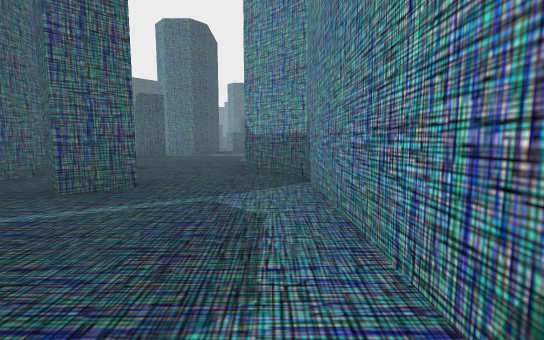
[1] (above)

23 first-person views from a walk through a Unity game level. The camera is 0.51 m above the floor, tilts 6° down and sees 90° across. The floor is counted in squares, 1 m on a side. Each view is taken from the middle of a square. On the plan, view 1 faces up. The plan holds only what a view shows up to about 9 squares ahead; the rest is blank. The player is left out.

[2]
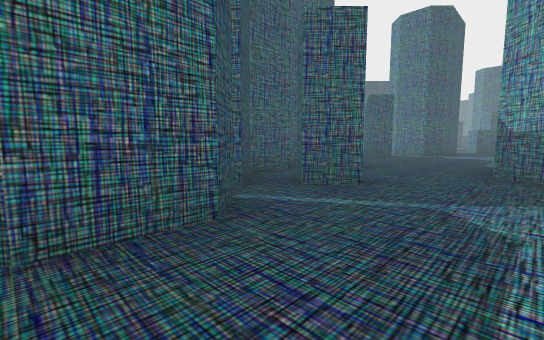

[3]
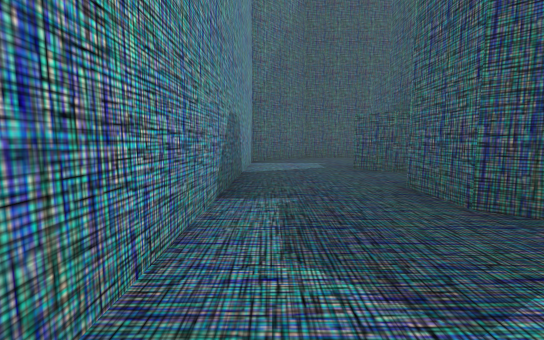

[4]
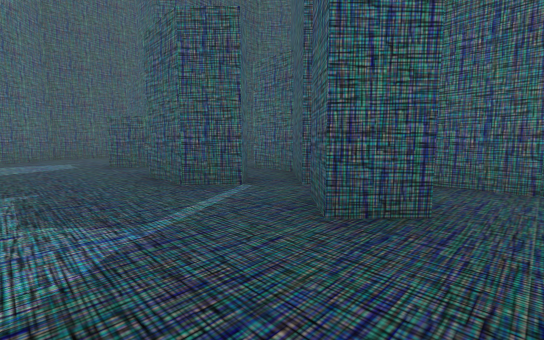

[5]
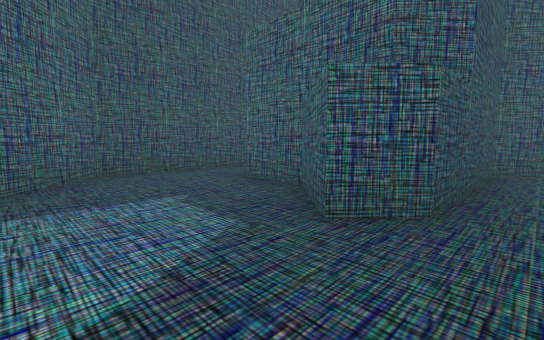

[6]
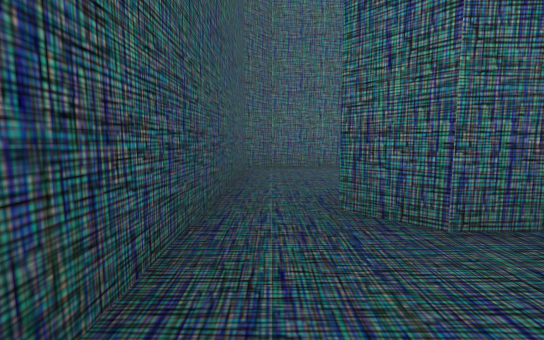

[7]
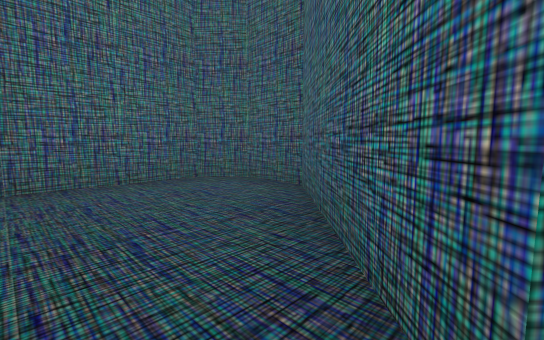

[8]
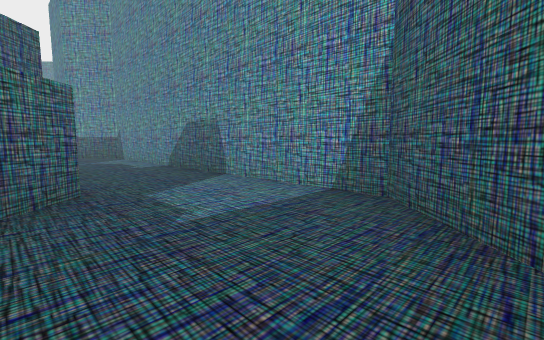

[9]
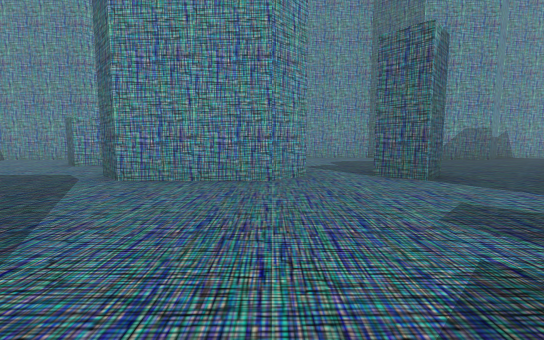

[10]
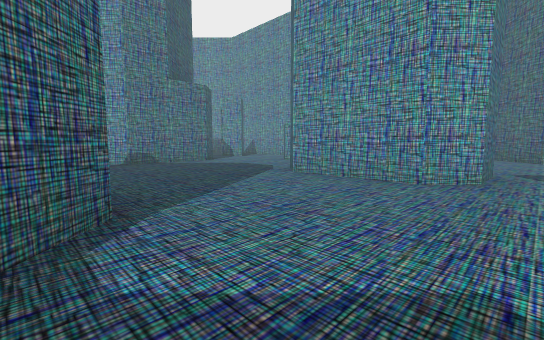

[11]
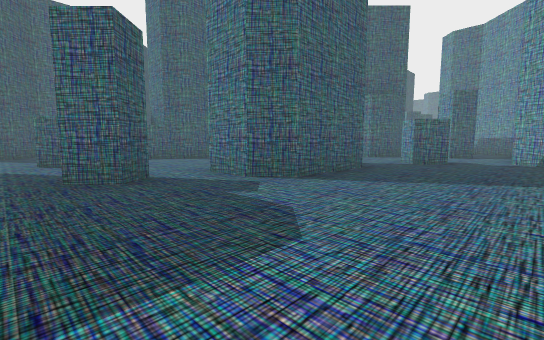

[12]
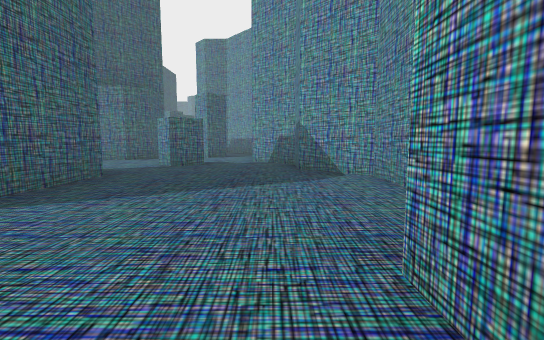

[13]
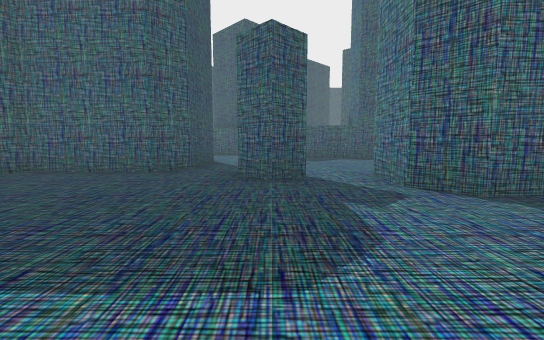

[14]
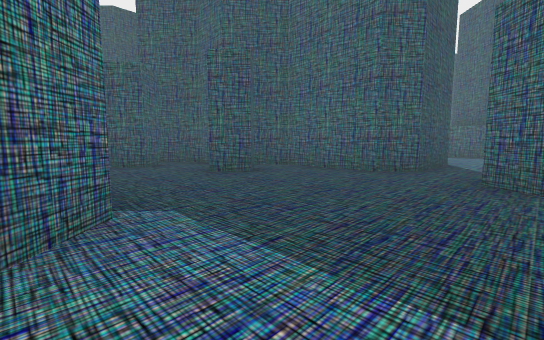

[15]
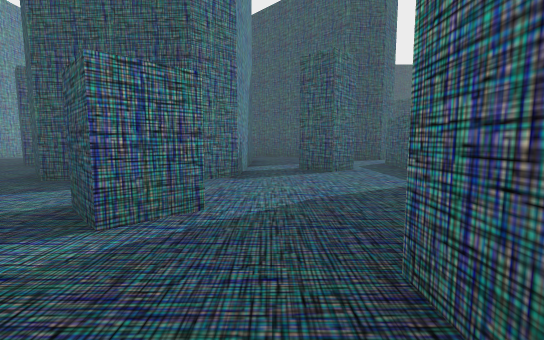

[16]
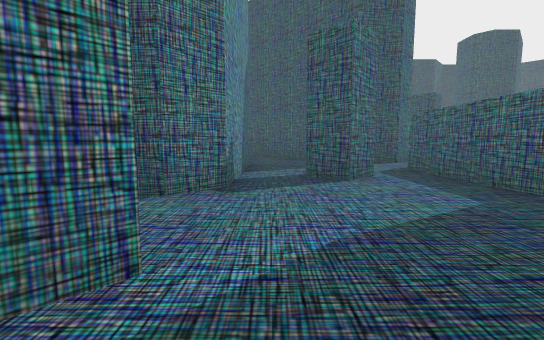

[17]
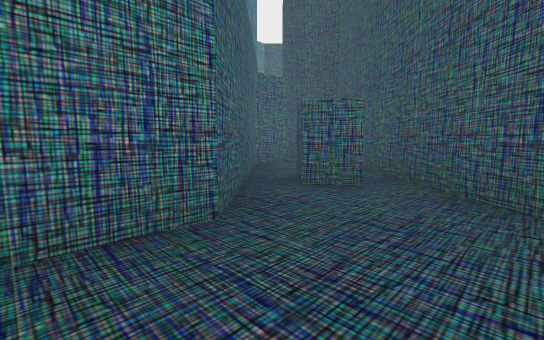

[18]
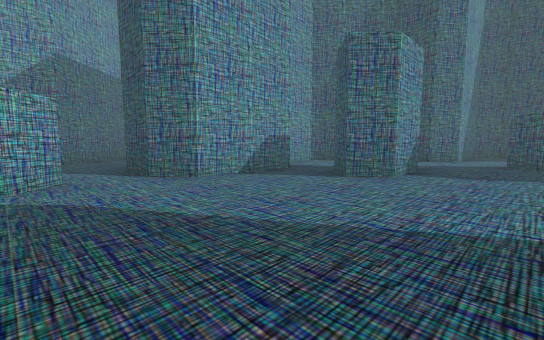

[19]
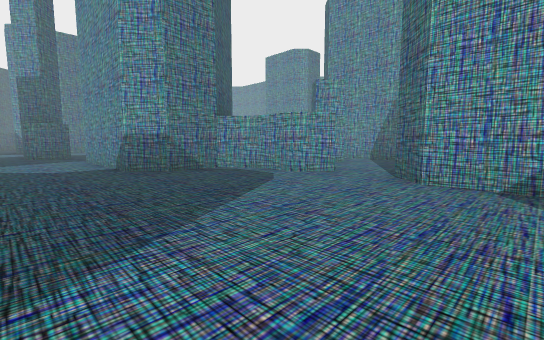

[20]
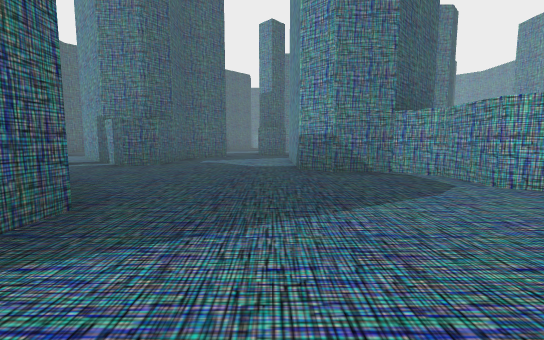

[21]
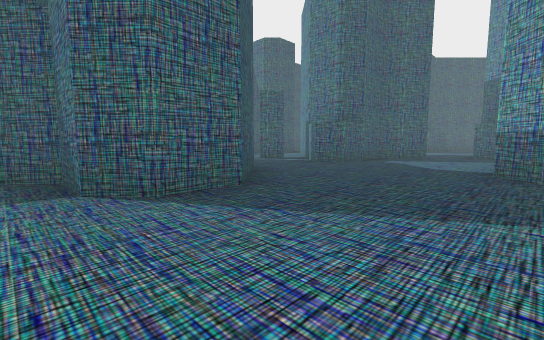

[22]
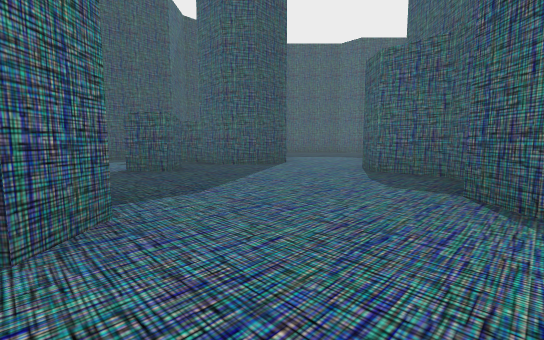

[23]
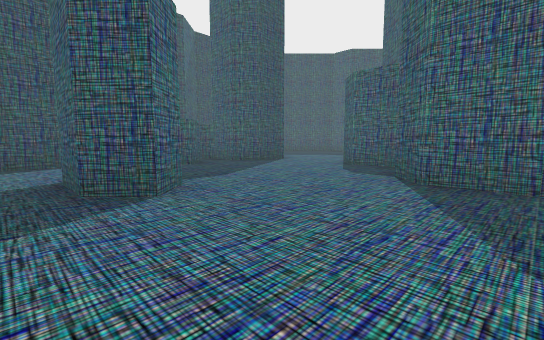

### Floor plan
Key: @ floor where view 1 was taken; # wall or solid block; . floor.
Columns run from 21 left of view 1 to 2 right of it. Each row starts with its distance up from view 1.
 19                     .#
 18                    #.#
 17                ###...#
 16                ......##
 15               .....#..#
 14               ........##
 13       .#     #...##....#
 12       .#.   ##...##....#
 11     ##...   #....##....#
 10   ###...#   #.........##
  9   .##...## ...#..#....#
  8   #.#...###...........#
  7   ......###...###....##
  6    .......#.#.###....#
  5     #.....#...###.#..##
  4     ##........####....#
  3    ###....##...###.#..#
  2    #......###.#.###...#
  1    #....#.####...#.#..#
  0   ......#..# ##..#.#.@#
 -1 ...........#   #......#
 -2 ...##.#...##  ######..#
 -3     #...###   #..##...#
 -4     ##..#     #...#...#
 -5       ..#     #......##
 -6      ####     ########

Where each view was taken, in squares from view 1:
view 1: 0 up, 0 right, facing up
view 2: 0 up, 0 right, facing up-left
view 3: 3 up, 0 right, facing down
view 4: 4 up, 0 right, facing down-left
view 5: 1 down, 0 right, facing down-left
view 6: 5 down, 1 left, facing left
view 7: 5 down, 3 left, facing up-left
view 8: 5 down, 2 left, facing up-right
view 9: 11 up, 8 left, facing right
view 10: 10 up, 8 left, facing up-right
view 11: 8 up, 0 right, facing up-left
view 12: 9 up, 0 right, facing up
view 13: 9 up, 0 right, facing left
view 14: 9 up, 0 right, facing down-left
view 15: 11 up, 8 left, facing down
view 16: 10 up, 8 left, facing down
view 17: 5 up, 9 left, facing down-right
view 18: 5 up, 15 left, facing down-right
view 19: 2 up, 15 left, facing up-right
view 20: 2 up, 14 left, facing up
view 21: 2 up, 13 left, facing up-left
view 22: 3 up, 13 left, facing down-left
view 23: 4 up, 12 left, facing down-left
